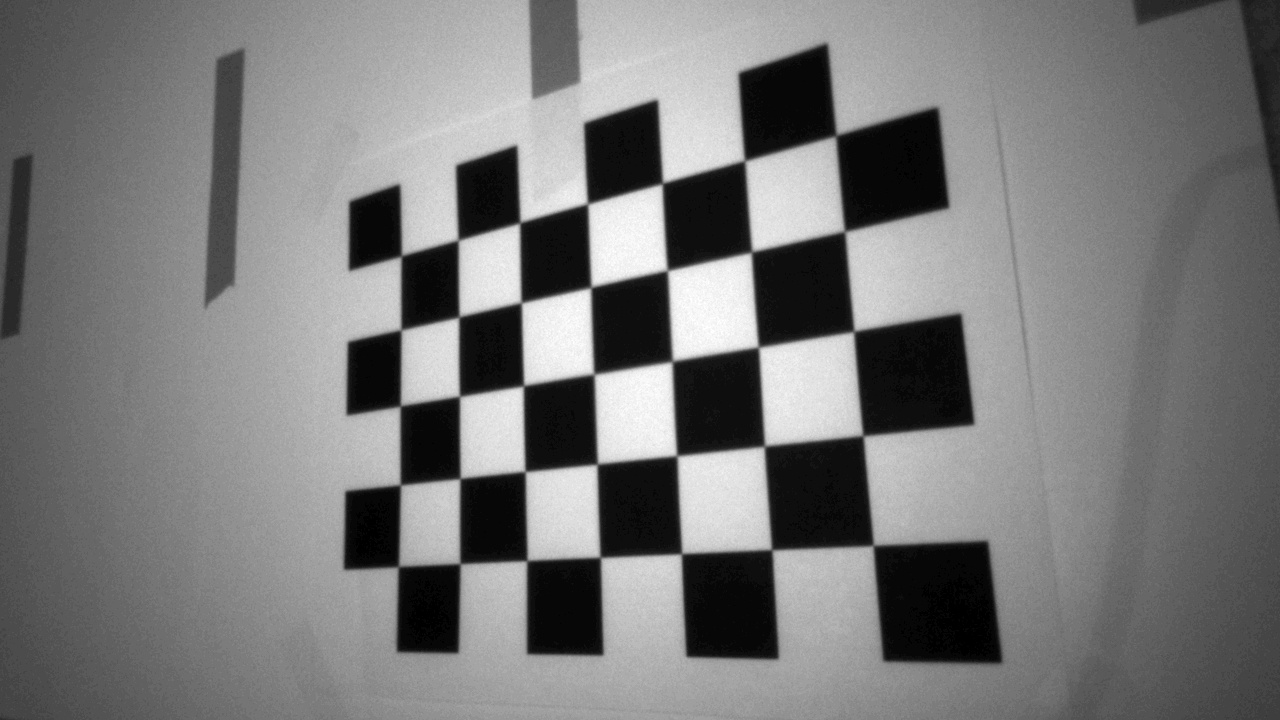
#> input picture calibration_images/2024_03_11_20_51_40_left.jpg, 1280 x 720 px; its folder holds 4 pictures in this run
$ python calibrate_camera.py
#> lines starting #> are read from the running program, lines starting #| are printed output that depends on the picture
import pyrealsense2 as rs
import numpy as np
import cv2 as cv
from datetime import datetime
import glob

# Control Variable
CALIBRATE = True # True - Take calibration pictures and compute calibration values
CAM_AVAILABLE = False # Skips taking pictures

# Calibration Path
cal_path = 'calibration_images/'
save_path = 'calibration/stereo_calibration.npz'

# Checkerboard size: Number of points in checkerboard row and column
# Square size: Size of each square in checkerboard in meters
def computeCalibration(left_images, right_images, chessboard_size, square_size):
    # Arrays to store object points and image points from all images
#> called with chessboard_size = (7, 5), square_size = 0.03
    object_points = []  # 3D points in real world space
    left_image_points = []  # 2D points in image plane
    right_image_points = []

    # Prepare grid and object points
    objp = np.zeros((chessboard_size[0] * chessboard_size[1], 3), np.float32)
    objp[:, :2] = np.mgrid[0:chessboard_size[0], 0:chessboard_size[1]].T.reshape(-1, 2)
    objp = objp * square_size  # Scale by the size of the squares

    for left_img, right_img in zip(left_images, right_images):
        left = cv.imread(left_img)
#> left is the input picture: shape (720, 1280, 3); min 0, max 255, mean 120.4
        right = cv.imread(right_img)
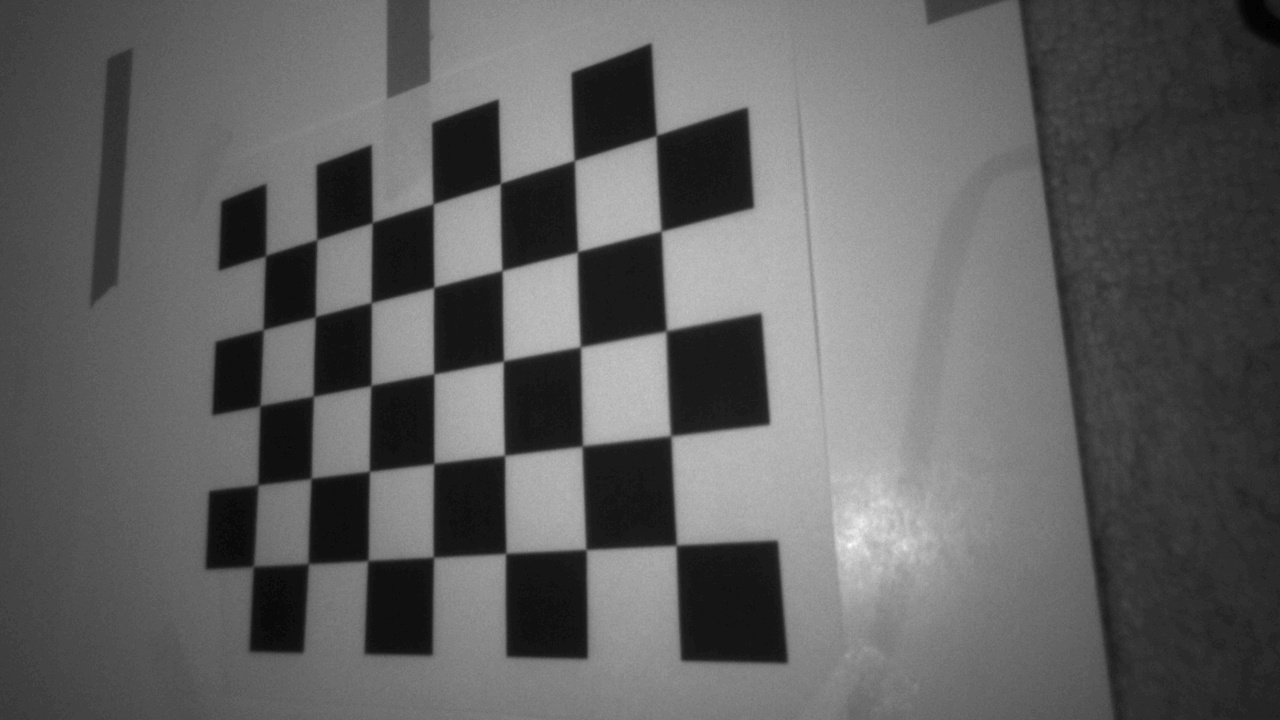
#> input picture calibration_images/2024_03_11_20_51_40_right.jpg, 1280 x 720 px
#> right is the input picture: shape (720, 1280, 3); min 0, max 255, mean 96.4

        # Convert images to grayscale
        gray_left = cv.cvtColor(left, cv.COLOR_BGR2GRAY)
        gray_right = cv.cvtColor(right, cv.COLOR_BGR2GRAY)

        # Find the chessboard corners
        ret_left, corners_left = cv.findChessboardCorners(gray_left, chessboard_size, None)
#> ret_left = True; corners_left = 35 rows, first 8: [400.4, 257.1], [458.7, 240.8], [520, 222.9], [588, 204.4], [661.9, 184.6], [745.2, 161.2], [834.6, 137], [401.5, 330.4]
        ret_right, corners_right = cv.findChessboardCorners(gray_right, chessboard_size, None)
#> ret_right = True; corners_right = 35 rows, first 8: [265.7, 255.5], [316.5, 240.1], [371.9, 222.6], [432.8, 203.6], [500.2, 183.4], [573.6, 159.8], [655.4, 136.3], [263.7, 329.4]

        if ret_left and ret_right:
            # If corners are found, append object points and image points
            object_points.append(objp)
            left_image_points.append(corners_left)
            right_image_points.append(corners_right)
#> pass 2 of the loop in computeCalibration, `for left_img, right_img in zip(left_images, right_images):`:
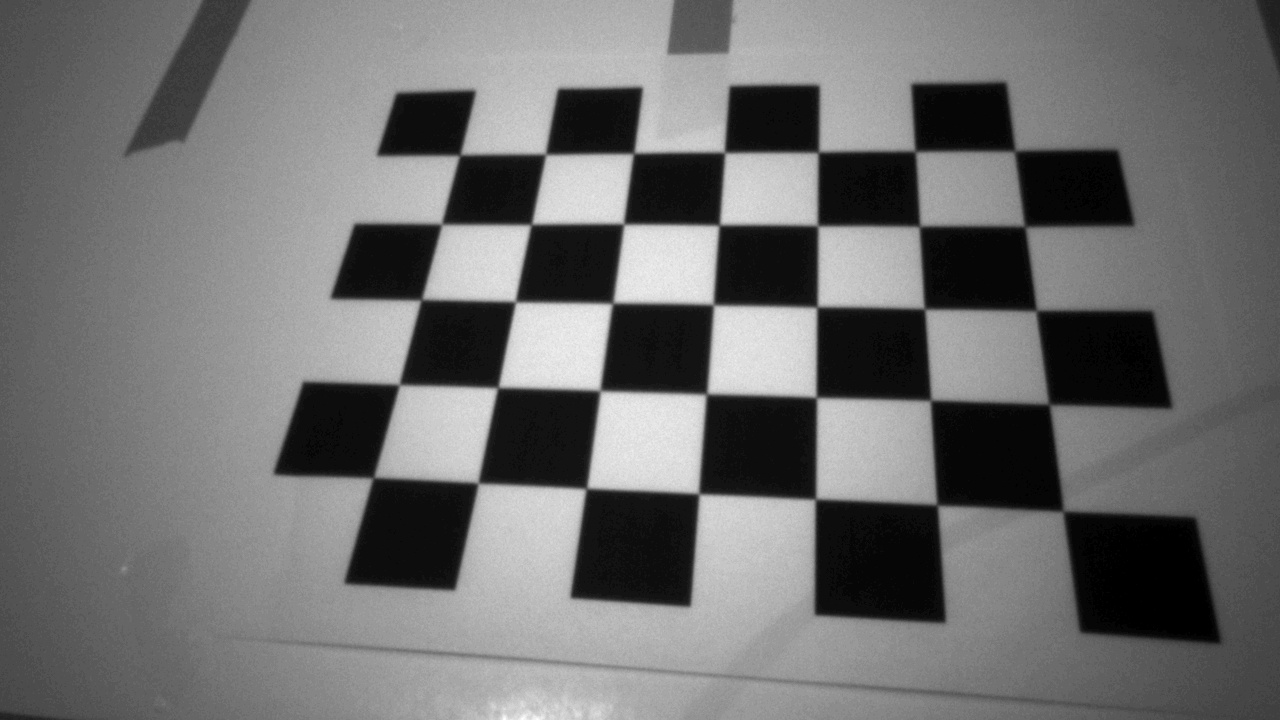
#> input picture calibration_images/2024_03_11_20_51_51_left.jpg, 1280 x 720 px
#> in computeCalibration, left is the input picture: shape (720, 1280, 3); min 0, max 255, mean 110.3
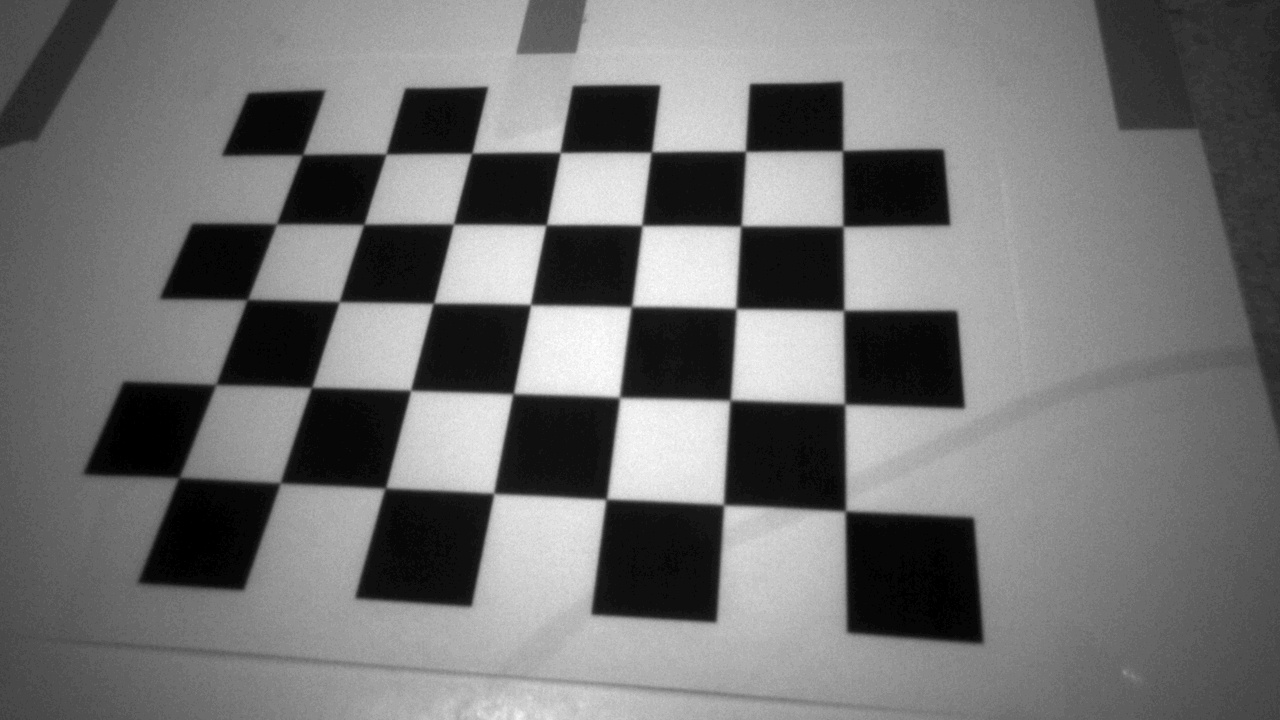
#> input picture calibration_images/2024_03_11_20_51_51_right.jpg, 1280 x 720 px
#> in computeCalibration, right is the input picture: shape (720, 1280, 3); min 0, max 255, mean 114
#> corners_left = 35 rows, first 8: [458.8, 156.7], [546, 154.7], [633.6, 153.4], [724.9, 153.1], [817.2, 153.4], [913.8, 150.2], [1013, 152.8], [442.1, 224.5]
#> corners_right = 35 rows, first 8: [304, 153.2], [386, 154.1], [470.9, 154], [560.5, 152.8], [652.1, 151.2], [745.3, 151.1], [841.4, 151.6], [277.4, 224.8]

    # Perform stereo calibration
    ret, camera_matrix_left, dist_coeffs_left, camera_matrix_right, dist_coeffs_right, R, T, E, F = cv.stereoCalibrate(
        object_points, left_image_points, right_image_points,
        None, None, None, None,
        gray_left.shape[::-1],
        criteria=(cv.TERM_CRITERIA_EPS + cv.TERM_CRITERIA_MAX_ITER, 30, 0.001),
        flags=cv.CALIB_FIX_INTRINSIC
    )
#> ret = 25.34; camera_matrix_left = [[1, 0, 0], [0, 1, 0], [0, 0, 1]]; dist_coeffs_left = [[0, 0, 0, 0, 0]]; camera_matrix_right = [[1, 0, 0], [0, 1, 0], [0, 0, 1]]; dist_coeffs_right = [[0, 0, 0, 0, 0]]; R = [[0.999, -0.0374, -0.000101], [0.0374, 0.999, -5.58e-05], [0.000104, 5.2e-05, 1]]; T = [-0.0555, -0.00925, -3.22e-05]; E = [[2.49e-07, 3.17e-05, -0.00925], [-2.65e-05, 4.09e-06, 0.0555], [0.00716, -0.0558, 2.16e-06]]; F = [[0.115, 14.69, -4282.5], [-12.26, 1.89, 25695.6], [3318.2, -25837.8, 1]]

    # Save the calibration results
    np.savez(save_path, ret=ret,
            camera_matrix_left=camera_matrix_left, dist_coeffs_left=dist_coeffs_left,
            camera_matrix_right=camera_matrix_right, dist_coeffs_right=dist_coeffs_right,
            R=R, T=T, E=E, F=F)

    return ret, camera_matrix_left, dist_coeffs_left, camera_matrix_right, dist_coeffs_right, R, T, E, F

try:
    if CALIBRATE and CAM_AVAILABLE:
        # Setup Pipeline
        pipe = rs.pipeline()

        # Setup Config
        cfg = rs.config()
        cfg.enable_stream(rs.stream.infrared, 1, 1280, 720, rs.format.y8, 30)
        cfg.enable_stream(rs.stream.infrared, 2, 1280, 720, rs.format.y8, 30)

        # Start Pipeline
        pfp = pipe.start(cfg)

        # Get Camera
        device = pfp.get_device()
        depth_sensor = device.query_sensors()[0]

        # Setup Camera
        depth_sensor.set_option(rs.option.emitter_enabled, 0)
        depth_sensor.set_option(rs.option.exposure, 33000)
except:
    print('No camera found')
    CAM_AVAILABLE = False

if CALIBRATE:
    while True and CAM_AVAILABLE:
        # Obtain Frames
        frames = pipe.wait_for_frames()
        ir_left = frames.get_infrared_frame(1)
        ir_right = frames.get_infrared_frame(2)

        # Covert to readable values
        cv_ir_left = np.asanyarray(ir_left.get_data())
        cv_ir_right = np.asanyarray(ir_right.get_data())

        # Normalize
        norm_ir_left = np.uint8(cv.normalize(cv_ir_left, cv_ir_left, alpha=255, beta=0, norm_type=cv.NORM_MINMAX))
        norm_ir_right = np.uint8(cv.normalize(cv_ir_right, cv_ir_right, alpha=255, beta=0, norm_type=cv.NORM_MINMAX))

        # Display Preview Frames
        preview_left = cv.resize(norm_ir_left, (640, 480))
        preview_right = cv.resize(norm_ir_right, (640, 480))
        preview = np.hstack((preview_left, preview_right))
        cv.imshow('Press s to save', preview)

        # Save Frame
        if cv.waitKey(2) == ord('s'):
            print('Saving')
            time = datetime.now().strftime('%Y_%m_%d_%H_%M_%S')
            cv.imwrite('{}{}_left.jpg'.format(cal_path, time), cv_ir_left)
            cv.imwrite('{}{}_right.jpg'.format(cal_path, time), cv_ir_right)

        # Start Calibration
        if cv.waitKey(1) == ord('q'):
            break

    if CAM_AVAILABLE:
        # Stop Pipeline
        pipe.stop()

    # Close CV Windows
    cv.destroyAllWindows()

    # Load Calibration Images
    print('Loading Calibration Images')
    left_images = glob.glob('{}*_left.jpg'.format(cal_path))  # Pattern to load left images
    right_images = glob.glob('{}*_right.jpg'.format(cal_path))  # Pattern to load right images

    # Stereo Calibration
    ret, camera_matrix_left, dist_coeffs_left, camera_matrix_right, dist_coeffs_right, R, T, E, F = computeCalibration(left_images, right_images, (7, 5), 0.03)
#> ret = 25.34; camera_matrix_left = [[1, 0, 0], [0, 1, 0], [0, 0, 1]]; dist_coeffs_left = [[0, 0, 0, 0, 0]]; camera_matrix_right = [[1, 0, 0], [0, 1, 0], [0, 0, 1]]; dist_coeffs_right = [[0, 0, 0, 0, 0]]; T = [-0.0555, -0.00925, -3.22e-05]

    # Print the calibration results
    print("Stereo Calibration Complete")
    print("\nLeft Camera Matrix:\n", camera_matrix_left)
#| Left Camera Matrix:
#|  [[1. 0. 0.]
#|  [0. 1. 0.]
#|  [0. 0. 1.]]
    print("\nLeft Distortion Coefficients:\n", dist_coeffs_left)
#| Left Distortion Coefficients:
#|  [[0. 0. 0. 0. 0.]]
    print("\nRight Camera Matrix:\n", camera_matrix_right)
#| Right Camera Matrix:
#|  [[1. 0. 0.]
#|  [0. 1. 0.]
#|  [0. 0. 1.]]
    print("\nRight Distortion Coefficients:\n", dist_coeffs_right)
#| Right Distortion Coefficients:
#|  [[0. 0. 0. 0. 0.]]
    print("\nRotation Matrix:\n", R)
#| Rotation Matrix:
#|  [[ 9.99299938e-01 -3.74115522e-02 -1.01495592e-04]
#|  [ 3.74115467e-02  9.99299941e-01 -5.58326366e-05]
#|  [ 1.03513325e-04  5.19964431e-05  9.99999993e-01]]
    print("\nTranslation Vector:\n", T)
#| Translation Vector:
#|  [[-5.54807253e-02]
#|  [-9.24652870e-03]
#|  [-3.22284313e-05]]
    print("\nEssential Matrix:\n", E)
#| Essential Matrix:
#|  [[ 2.48576532e-07  3.17250829e-05 -9.24653044e-03]
#|  [-2.64628751e-05  4.09051602e-06  5.54807282e-02]
#|  [ 7.16443581e-03 -5.57878126e-02  2.15915326e-06]]
    print("\nFundamental Matrix:\n", F)
#| Fundamental Matrix:
#|  [[ 1.15126858e-01  1.46932983e+01 -4.28247989e+03]
#|  [-1.22561355e+01  1.89450008e+00  2.56955952e+04]
#|  [ 3.31816918e+03 -2.58378196e+04  1.00000000e+00]]

else:
    print('Calibration Values')
    with np.load(save_path) as calibration:
        camera_matrix_left = calibration['camera_matrix_left']
        dist_coeffs_left = calibration['dist_coeffs_left']
        camera_matrix_right = calibration['camera_matrix_right']
        dist_coeffs_right = calibration['dist_coeffs_right']
        R = calibration['R']
        T = calibration['T']
        E = calibration['E']
        F = calibration['F']

    print("\nLeft Camera Matrix:\n", camera_matrix_left)
    print("\nLeft Distortion Coefficients:\n", dist_coeffs_left)
    print("\nRight Camera Matrix:\n", camera_matrix_right)
    print("\nRight Distortion Coefficients:\n", dist_coeffs_right)
    print("\nRotation Matrix:\n", R)
    print("\nTranslation Vector:\n", T)
    print("\nEssential Matrix:\n", E)
    print("\nFundamental Matrix:\n", F)
